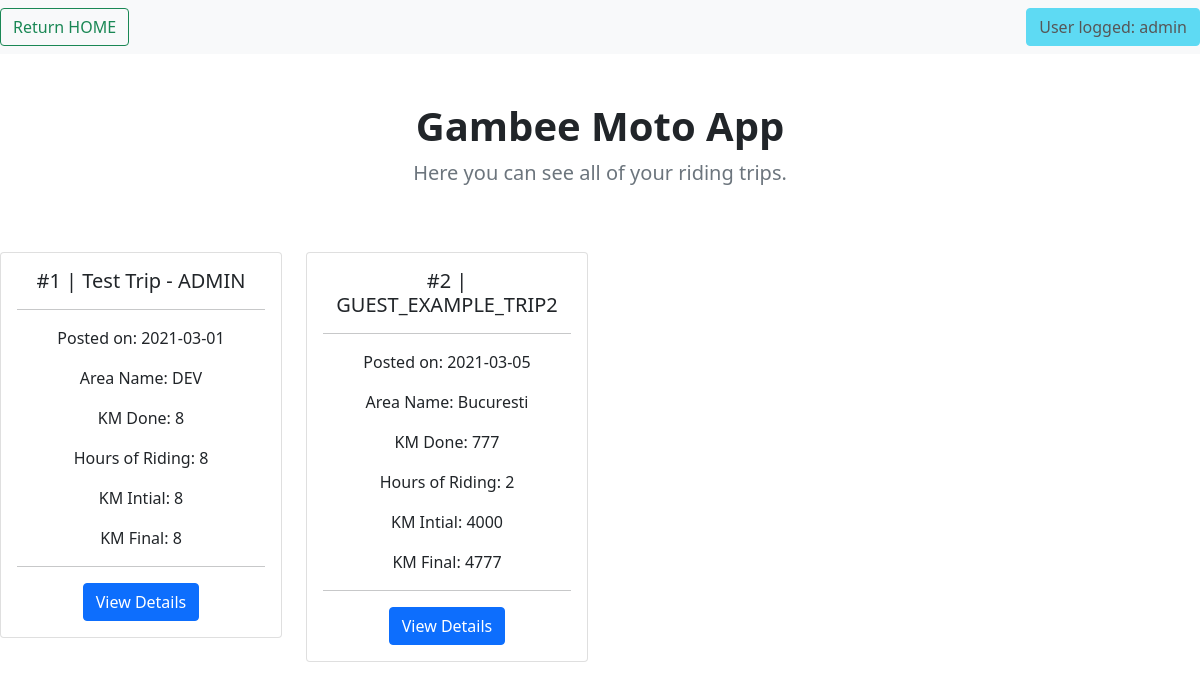
The page /view_trips (signed in) on the database as committed earlier.
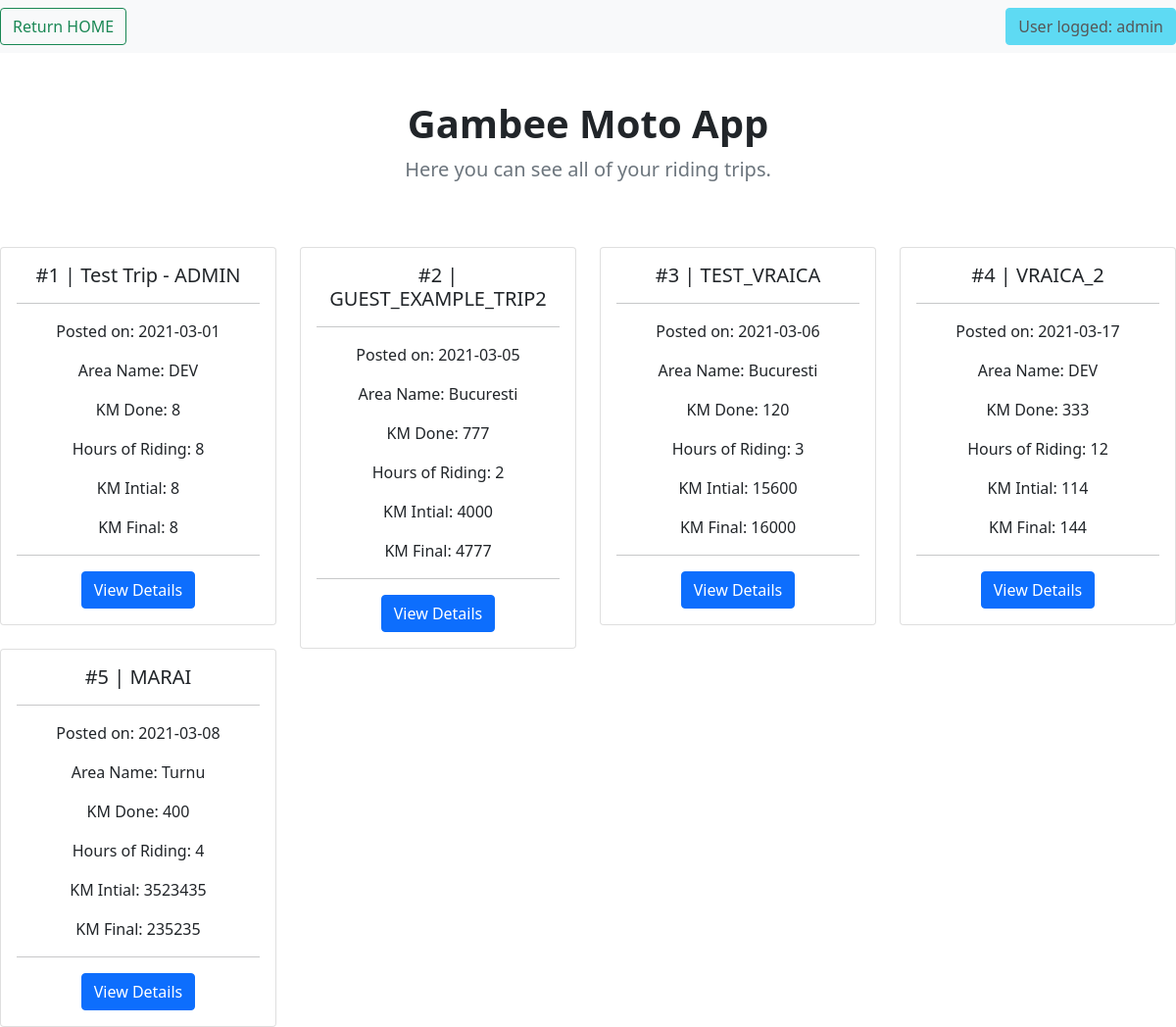
The same page on the database as committed later.
### application/models.py (models this page shows, shortened)
class TripRecords(db.Model):
    __tablename__ = 'TripRecords'
    id = db.Column(db.Integer, primary_key=True)
    trip_name = db.Column(db.String(100))
    trip_date = db.Column(db.Date)
    area_name = db.Column(db.String(50))
    km_travelled = db.Column(db.Integer)
    h_travelled = db.Column(db.Integer)
    km_initial = db.Column(db.Integer)
    km_final = db.Column(db.Integer)
    added_by = db.Column(db.String(100))

### application/routes.py (the view)
@app.route('/view_trips', methods=['GET'])
@login_required
def view_trips():
    if session['logged_user'] != app.config['ADMIN_USER']:
        trips = TripRecords.query.filter_by(added_by=session['logged_user']).all()
    else:
        trips = TripRecords.query.all()
    return render_template('view_trips.html', list_trips=trips, crr_user=session['logged_user'].split('@')[0])

### application/routes.py (called while the page is built)
@loginMan.user_loader
def load_user(email):
    return Riders.query.filter_by(email=email).first()

### application/templates/view_trips.html (shortened to what this page needs)
{% extends 'base.html'%}
{% block listing_trips %}
<nav class="navbar navbar-light bg-light">
  <form class="form-inline">
    <button class="btn btn-outline-success" type="button" onclick="window.location.href='{{ url_for( 'home') }}';">Return HOME</button>
  </form>
    {% if crr_user == 'guest' %}
        <button type="button" class="btn btn-danger" disabled>
             User logged: {{ crr_user }}
        </button>
    {%else%}
        <button type="button" class="btn btn-info" disabled>
             User logged: {{ crr_user }}
        </button>
    {% endif %}
</nav>
<div class="row py-lg-5">
    <div class="col-lg-6 col-md-8 mx-auto">
        <h1 class="fw-bold text-center">Gambee Moto App</h1>
        <p class="lead text-muted">Here you can see all of your riding trips.</p>
    </div>
</div>
<div class="row">
    {%set j = namespace(value=1)%}
    {% for trip in list_trips %}
    <div class="col-sm-3">
        <div class="card">
            <div class="card-body">
                <h5 class="card-title">#{{j.value}} | {{ trip.trip_name}}</h5>
                <hr>
                <p class="card-text"> Posted on: {{trip.trip_date}}</p>
                <p class="card-text"> Area Name: {{trip.area_name}}</p>
                <p class="card-text"> KM Done: {{trip.km_travelled}}</p>
                <p class="card-text"> Hours of Riding: {{trip.h_travelled}}</p>
                <p class="card-text"> KM Intial: {{trip.km_initial}}</p>
                <p class="card-text"> KM Final: {{trip.km_final}}</p>
                <hr>
                <a href="{{url_for('detailed_trip', trip_name= trip.trip_name )}}" class="btn btn-primary">View Details</a>
            </div>
        </div>
    </div>
        {%set j.value =j.value + 1%}
    {% endfor %}
</div>
{% endblock %}

### application/templates/base.html (shortened to what this page needs)
<!DOCTYPE html>
<html lang="en">
<head>
    <link href="https://cdn.jsdelivr.net/npm/bootstrap@5.0.0-beta2/dist/css/bootstrap.min.css" rel="stylesheet">
    <link rel="stylesheet" href="static/style.css">
</head>
<body class="text-center">
{%block listing_trips%}
{%endblock%}
</body>
</html>

Rows that differ between the two databases and show on the page:
added TripRecords: value "3", trip_name "TEST_VRAICA", trip_date "2021-03-06", area_name "Bucuresti", km_travelled "120", h_travelled "3", km_initial "15600", km_final "16000"
added TripRecords: value "4", trip_name "VRAICA_2", trip_date "2021-03-17", area_name "DEV", km_travelled "333", h_travelled "12", km_initial "114", km_final "144"
added TripRecords: value "5", trip_name "MARAI", trip_date "2021-03-08", area_name "Turnu", km_travelled "400", h_travelled "4", km_initial "3523435", km_final "235235"
